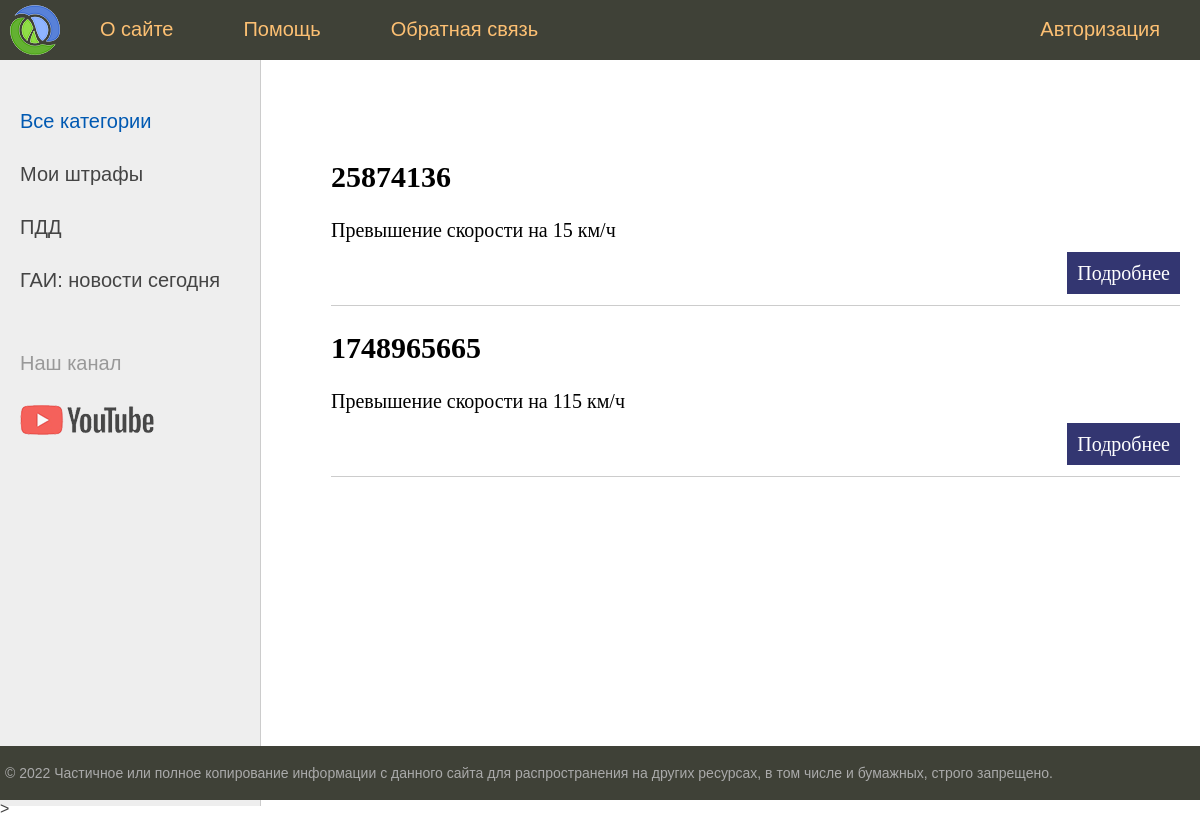
The app's page /, older data.
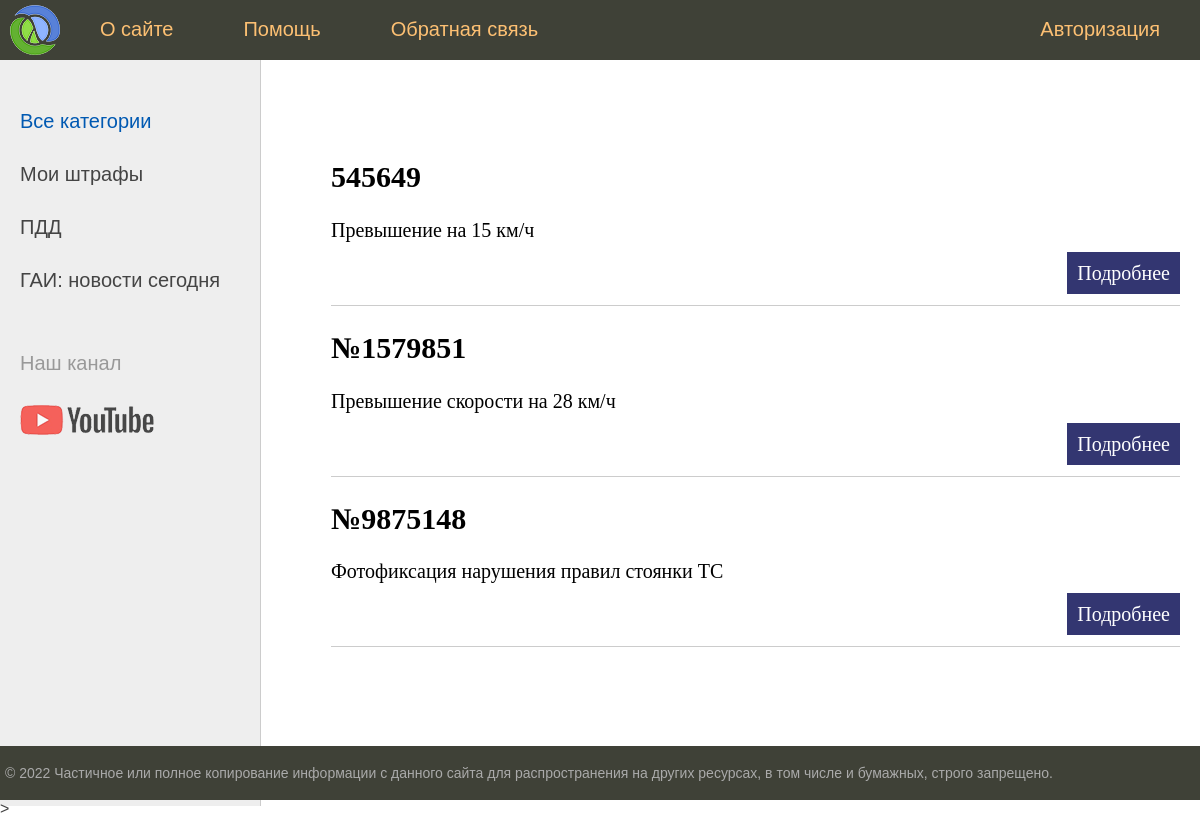
The same page, newer data.
### myfines/models.py (models this page shows, shortened)
class Fines(models.Model):
    title = models.CharField(max_length=255)
    content = models.TextField(blank=True)
    time_create = models.DateTimeField(auto_now_add=True)
    is_published = models.BooleanField(default=True)
    def get_absolute_url(self):
        return reverse('post', kwargs={'post_id': self.pk})

### myfines/views.py (the view)
# urls.py: path('', index, name='home'),
def index(request):
    posts = Fines.objects.all()
    context = {
        'posts': posts,
        'menu': menu,
        'title': 'Главная страница'
    }
    return render(request, 'myfines/index.html', context=context)

### templates/myfines/index.html (shortened to what this page needs)
{% extends 'myfines/base.html' %}
{% block content %}
<ul class="list-articles">
 {% for p in posts %}
   <li><h2>{{p.title}}</h2>
 {% autoescape on %}
 {{p.content|linebreaks|truncatewords:50}}
 {% endautoescape %}
   <p class="link-read-post"><a href='{{ p.get_absolute_url }}'>Подробнее</a></p>
   </li>
 {% endfor %}
</ul>
{% endblock %}

### templates/myfines/base.html (shortened to what this page needs)
{% load static %}
<!DOCTYPE html>
<html>
<head>
 <link type="text/css" href="{% static 'myfines/css/styles.css' %}" rel="stylesheet" />
</head>
<body>
<table class="table-page" border=0 cellpadding="0" cellspacing="0">
<tr><td valign=top>
{% block mainmenu %}
  <div class="header">
   <ul id="mainmenu" class="mainmenu">
   <li class="logo"><a href="{% url 'home' %}"><div class="logo"></div></a></li>
{% for m in menu %}
         {% if not forloop.last %}
                            <li><a href="{% url m.url_name %}">{{m.title}}</a></li>
         {% else %}
                            <li class="last"><a href="{% url m.url_name %}">{{m.title}}</a></li>
         {% endif %}
{% endfor %}
   </ul>
  </div>
{% endblock mainmenu %}
<table class="table-content" border=0 cellpadding="0" cellspacing="0">
<tr>
 <td valign="top" class="left-chapters">
 <ul id="leftchapters">
  <li class="selected">Все категории</li>
  <li><a href="#">Мои штрафы</a></li>
  <li><a href="#">ПДД</a></li>
  <li><a href="#">ГАИ: новости сегодня</a></li>
  <li class="share">
  <p>Наш канал</p>
  <a class="share-yt" href="https://www.youtube.com/channel/UClJzWfGWuGJL2t-3dYKcHTA/playlists" target="_blank" rel="nofollow"></a>
  </li>
 </ul>
</td>
<td valign="top" class="content">
 <div class="content-text">
{% block content %}
{% endblock %}
 </div>
</td></tr></table>
</td></tr>
<tr><td valign=top>
 <div id="footer">
  <p>&copy; 2022 Частичное или полное копирование информации с данного сайта для распространения на других ресурсах, в том числе и бумажных, строго запрещено.</p>
 </div>
</td></tr></table>
</body>
</html>>

### myfines/static/myfines/css/styles.css (style rules this page uses)
html, body { font-family: 'Arial'; margin: 0; padding: 0; height: 100%; width: 100%; color: #444; }
a { color: #0059b2; text-decoration: none; }
p.link-read-post { text-align: right; }
p.link-read-post a { padding: 10px; min-width: 100px; background: #333671; color: #fff; text-decoration: none; }
ul.list-articles { list-style: none; margin: 0; padding: 0; }
ul.list-articles li { border-bottom: 1px solid #ccc; }
.table-page { width: 100%; height: 100%; vertical-align: top; }
.table-page tr { height: 100%; }
.header { background: #3F4137; height: 60px; }
.logo { background: url('../images/logo.png') no-repeat 10px 5px; width: 70px; height: 60px; }
ul.mainmenu { list-style: none; margin: 0; padding: 0; height: 60px; color: #fdc073; font-size: 20px; overflow: hidden; }
ul.mainmenu li { float: left; margin: 18px 40px 0 30px; }
ul.mainmenu li.logo { margin: 0; }
ul.mainmenu li.last { float: right; }
ul.mainmenu li a { color: #fdc073; text-decoration: none; }
.table-content { width: 100%; min-height: 100%; height: 100%; }
.left-chapters { margin: 0; background: #eee; border-right: 1px solid #ccc; min-height: 100%; }
.left-chapters ul { width: 230px; min-height: 100%; margin: 0; padding: 20px 10px 10px 20px; list-style: none; font-size: 20px; }
.left-chapters ul li { margin: 30px 0 0 0; color: #999; }
.left-chapters ul li.selected { color: #0059b2; }
.left-chapters ul li a { color: #444; text-decoration: none; }
.left-chapters ul li.share { margin: 60px 0 0 0; }
.left-chapters ul li.share p { margin: 30px 0 30px 0; }
.left-chapters ul li.share a { display: inline-block; width: 40px; height: 40px; margin: 0 20px 0 0; }
.left-chapters ul li.share a.share-yt { width: 100%; height: 30px; background: url('../images/share_yt.png') no-repeat 0 0 }
.content { padding: 40px 20px 20px 40px; width: 100%; box-sizing: border-box; }
.content-text { margin: 60px 0 0 30px; color: #000; font-size: 20px; font-family: Yandex Sans Display Light; }
#footer { box-sizing: border-box; background: #3F4137; padding: 5px; color: #aaa; font-size: 14px; font-family: Verdana, Geneva, Arial, Helvetica; text-align: left; overflow: hidden; }

Row changes from the older to the newer data that the page shows:
removed Fines: title "25874136", content "Превышение скорости на 15 км/ч"
removed Fines: title "1748965665", content "Превышение скорости на 115 км/ч"
added Fines: title "545649", content "Превышение на 15 км/ч"
added Fines: title "№1579851", content "Превышение скорости на 28 км/ч"
added Fines: title "№9875148", content "Фотофиксация нарушения правил стоянки ТС"
